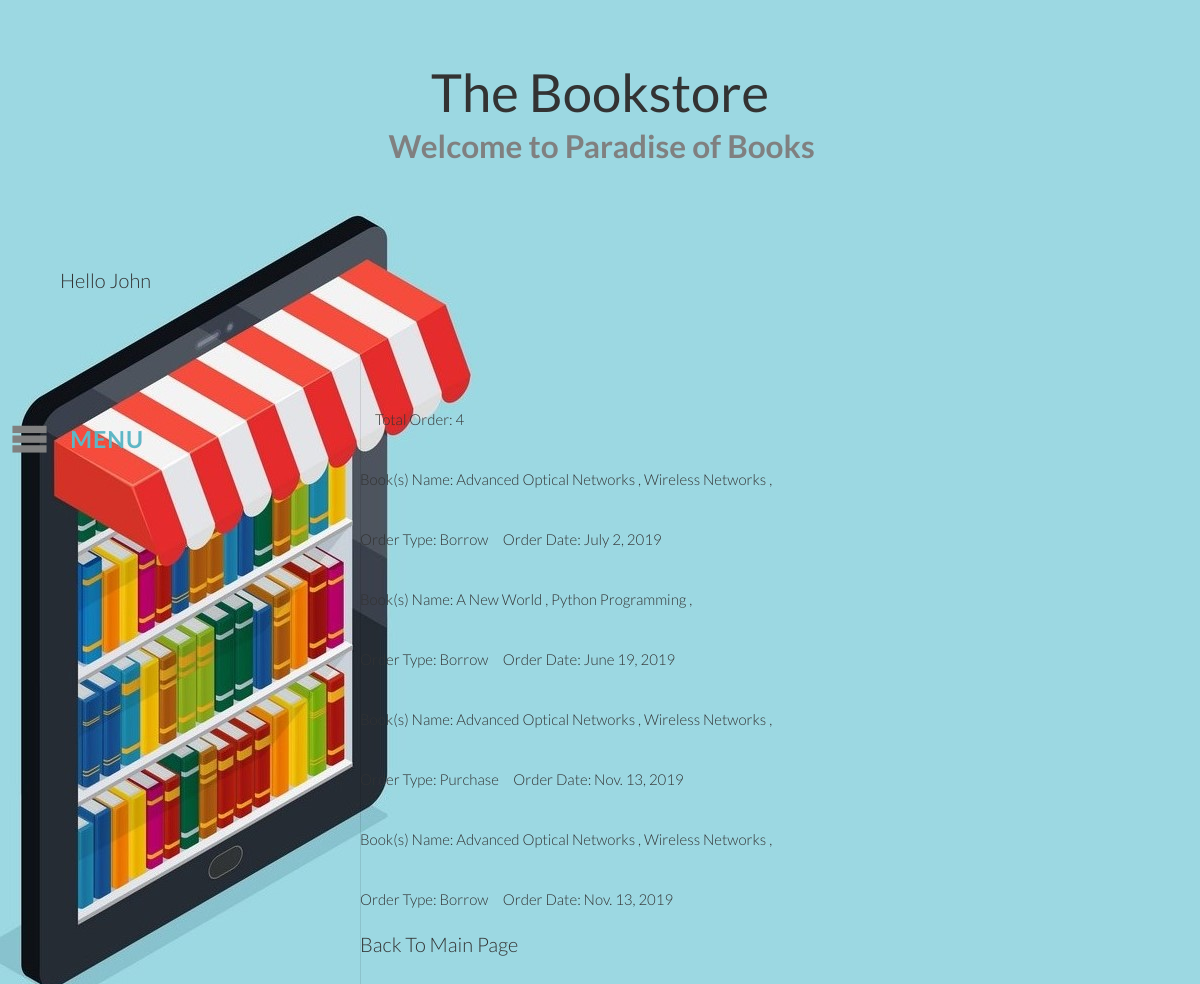
Page /MyAppIADS/myorder/ (signed in) on the committed database.
### MyAppIADS/models.py (models this page shows, shortened)
class Order(models.Model):
    CHOICE = [
        (0, 'Purchase'),
        (1, 'Borrow')
    ]
    member = models.ForeignKey(Member, related_name='MemberOrder', on_delete=models.CASCADE)
    books = models.ManyToManyField(Book, related_name='orderbooks')
    order_type = models.IntegerField(choices=CHOICE, default=1)
    order_date = models.DateField(default=timezone.now)

class Book(models.Model):
    CATEGORY_CHOICES = [
        ('S', 'Scinece&Tech'),
        ('F', 'Fiction'),
        ('B', 'Biography'),
        ('T', 'Travel'),
        ('O', 'Other')
    ]
    title = models.CharField(max_length=200)
    category = models.CharField(max_length=1, choices=CATEGORY_CHOICES, default='S')
    num_pages = models.PositiveIntegerField(default=100)
    price = models.DecimalField(max_digits=10, decimal_places=2,
                                validators=[MaxValueValidator(1000), MinValueValidator(0)])
    publisher = models.ForeignKey(Publisher, related_name='books', on_delete=models.CASCADE)
    description = models.TextField(blank=True)
    num_reviews = models.PositiveIntegerField(default=0)

### MyAppIADS/views.py (the view)
# urls.py: path(r'myorder/', views.myorders, name='my_order'),
@login_required
def myorders(request):
    if Member.username:
        order = Order.objects.filter(member__username=request.user.username)
        return render(request, 'MyApp/myorder.html', {'order': order})
    else:
        return HttpResponse('You are not a registered member')

### MyAppIADS/templates/MyApp/myorder.html (shortened to what this page needs)
{% extends 'myapp/base0.html' %} {% block body_block %}
<div>
	<br>
	<div class="row"> <p>Total Order: {{ order.count }}</p></div>
	<div class="row">
    {% if order %}
        {% for o in order %}
	        <div class="row">
                <p>Book(s) Name:
                {% for bookd in o.books.all %}
                    {{ bookd.title }} ,
                {% endfor %}
                </p>
                <p>
                Order Type: {{ o.get_order_type_display }} &nbsp&nbsp&nbsp
 		        Order Date: {{ o.order_date}}</p>
	        </div>
	{% endfor %}
    {% else %}
	    <h2>Oops! You dont have any order right now..</h2>
	{% endif %}
    </div>
</div>
{% endblock %}

### MyAppIADS/templates/MyApp/base0.html (shortened to what this page needs)
<!DOCTYPE html>
{% load static %}
<html lang="en">
	<head>
        <link rel="stylesheet" href="https://maxcdn.bootstrapcdn.com/bootstrap/4.0.0-alpha.6/css/bootstrap.min.css">
        {% block cssblock %}
		<link rel="stylesheet" type="text/css" href="{% static 'MyApp/default.css' %}" />
        <link rel="stylesheet" type="text/css" href="{% static 'MyApp/component.css' %}" />
        {% endblock %}
	</head>
	<body>
		<div class="container">
			<header class="clearfix">
				<h1 style="color: #333333;font-weight: bolder">The Bookstore <span style="color: gray; font-weight: bold ">Welcome to Paradise of Books</span></h1>
			</header>
            {% if user.is_authenticated %}
                <div class="col-md-3"> <p style="padding-top: 22px"> Hello {{ user.first_name    }} </p></div></div>
            {% endif %}
			<div class="main" >
                {% block middle %}
                <div class="side">
					<nav class="dr-menu">
						<div class="dr-trigger"><span class="dr-icon dr-icon-menu"></span><a class="dr-label" >Menu</a></div>
					</nav>
				</div>
                <div style="font-size: 15px;padding: 0 1em;margin: 0;line-height: 1.6;float: right;width: 70%;">
                {% block body_block %}
                {% endblock %}
                </div>
                {% endblock %}
                {% block back %}
                <a href={% url 'MyAppIADS:index' %} style="color:#333333">Back To Main Page</a>
                {% endblock %}
			</div>
	</body>
</html>

### MyAppIADS/static/MyApp/default.css (style rules this page uses)
body, html { font-size: 20px; padding: 0; margin: 0; }
*, *:after, *:before { -webkit-box-sizing: border-box; -moz-box-sizing: border-box; box-sizing: border-box; }
.clearfix:before, .clearfix:after { content: " "; display: table; color: #333333; }
.clearfix:after { clear: both; color: #333333; }
body { font-family: 'Lato', Calibri, Arial, sans-serif; color: #333333; background-color: #9cd8e2; font-weight: 300; background-position: left; background-image: url("../14495942.jpg") ; background-repeat: no-repeat; }
a { color: #f0f0f0; text-decoration: none; }
.main, .container > header { width: 100%; margin: 0px; padding: 0 1.875em 3.125em 1.875em; }
.main { max-width: 69em; min-height: 600px; padding: 2em 0 0 0; }
.side { float: left; width: 30%; padding-right: 20px; min-width: 320px; box-shadow: 1px 0 rgba(0,0,0,0.1); }
.main p { font-size: 15px; padding: 0 1em; margin: 0; line-height: 4; float: right; width: 70%; }
.container > header { padding: 2.875em 1.875em 2.875em; text-align: center; background: rgba(0,0,0,0); }
.container > header h1 { font-size: 2.625em; line-height: 1.3; margin: 0; color: #fff; font-weight: 300; }
.container > header span { display: block; font-size: 60%; color: rgba(255,255,255,0.7); padding: 0 0 0.6em 0.1em; }

### MyAppIADS/static/MyApp/component.css (style rules this page uses)
.dr-menu { width: 100%; max-width: 400px; min-width: 300px; position: relative; font-size: 1.3em; line-height: 2.5; font-weight: 400; color: gray; padding-top: 2em; }
.dr-menu > div { cursor: pointer; position: absolute; width: 100%; z-index: 100; }
.dr-menu > div .dr-icon { top: 0; left: 0; position: absolute; font-size: 150%; line-height: 1.6; padding: 0 10px; -webkit-transition: all 0.2s ease; -moz-transition: all 0.2s ease; transition: all 0.2s ease; }
.dr-menu > div .dr-icon:after { content: "\e008"; position: absolute; font-size: 50%; line-height: 3.25; left: -10%; opacity: 0; }
.dr-menu > div .dr-label { padding-left: 3em; position: relative; display: block; color: #5fb6c5; font-size: 0.9em; font-weight: 700; letter-spacing: 1px; text-transform: uppercase; line-height: 2.75; -webkit-transition: all 0.2s ease; -moz-transition: all 0.2s ease; transition: all 0.2s ease; }
.dr-icon:before, .dr-icon:after { position: relative; font-family: 'icomoon'; speak: none; font-style: normal; font-weight: normal; font-variant: normal; text-transform: none; -webkit-font-smoothing: antialiased; }
.dr-icon-menu:before { content: "\e007"; }

### rows in the picture
Order: order_type "Borrow", order_date "July 2, 2019"
Book: title "Advanced Optical Networks"
Book: title "Wireless Networks"
Order: order_type "Borrow", order_date "June 19, 2019"
Book: title "A New World"
Book: title "Python Programming"
Order: order_type "Purchase", order_date "Nov. 13, 2019"
Order: order_type "Borrow", order_date "Nov. 13, 2019"

### other values in the picture
{{ user.first_name }} "John"
{{ order.count }} "4"
